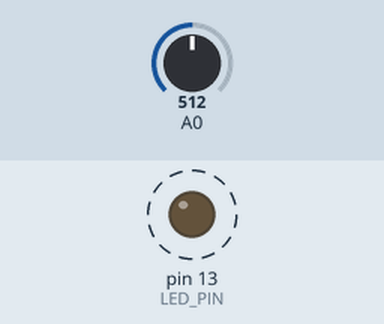
A sketch run on a simulated Arduino Uno, built with avr-gcc and run on an emulated ATmega328P. Shown: output pins drawn as LEDs (lit = HIGH). Dashed ring = blinking. Inputs (shaded band) come from the test bench; at power-on: A0 = 512. What the sketch prints to the serial monitor is not drawn.

Above: at 0.6 s.
Timing chart, 0 to 3.0 s (numbered marks = the images above):
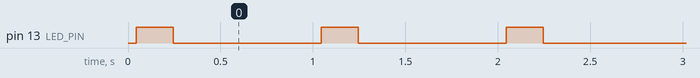

The sketch:

n150-uno-smoke.ino
```cpp
/*
 * n150-uno-smoke.ino — 远程冒烟测试 sketch
 * 目的：验证 N150 上的 Arduino UNO R3 (CH340) 可被远程编译+烧录+串口回读
 * 作者：雨雀 (Hermes)
 */
const int LED_PIN = 13;
unsigned long n = 0;

void setup() {
  pinMode(LED_PIN, OUTPUT);
  Serial.begin(9600);
  Serial.println();
  Serial.println(F("=== YUQUE SMOKE TEST / Arduino UNO R3 on N150 ==="));
  Serial.print(F("build: "));
  Serial.println(F(__DATE__ " " __TIME__));
}

void loop() {
  int raw = analogRead(A0);            // 电位器 / 电压输入
  float v = raw * 5.0 / 1023.0;
  Serial.print(F("tick="));  Serial.print(n++);
  Serial.print(F(" A0raw=")); Serial.print(raw);
  Serial.print(F(" V="));     Serial.println(v, 3);

  digitalWrite(LED_PIN, HIGH);
  delay(200);
  digitalWrite(LED_PIN, LOW);
  delay(800);
}
```

Measured:
- by itself, pin 13 (LED_PIN): alternates HIGH for 0.20 s and LOW for 0.80 s
